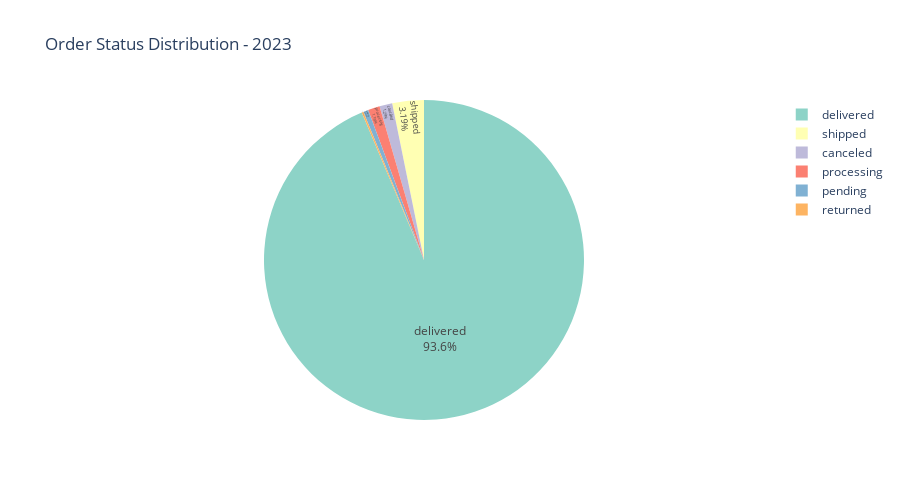

Here is the notebook cell this chart was saved with:
### Code cell
# Create order status pie chart
fig = metrics.create_order_status_chart(orders, year=ANALYSIS_YEAR)
fig.show()

### Figure 1 — Plotly figure (JSON) as saved in the notebook; plotly's stock layout.template omitted (floating-point values rounded to 4 significant figures)
{"data": [{"domain": {"x": [0, 1], "y": [0, 1]}, "hovertemplate": "Status=%{label}<br>Count=%{value}<extra></extra>", "labels": ["delivered", "shipped", "canceled", "processing", "pending", "returned"], "legendgroup": "", "name": "", "showlegend": true, "textinfo": "percent+label", "textposition": "inside", "type": "pie", "values": [4635, 158, 64, 59, 25, 9]}], "layout": {"height": 500, "legend": {"tracegroupgap": 0}, "piecolorway": ["rgb(141,211,199)", "rgb(255,255,179)", "rgb(190,186,218)", "rgb(251,128,114)", "rgb(128,177,211)", "rgb(253,180,98)", "rgb(179,222,105)", "rgb(252,205,229)", "rgb(217,217,217)", "rgb(188,128,189)", "rgb(204,235,197)", "rgb(255,237,111)"], "title": {"text": "Order Status Distribution - 2023"}}}
